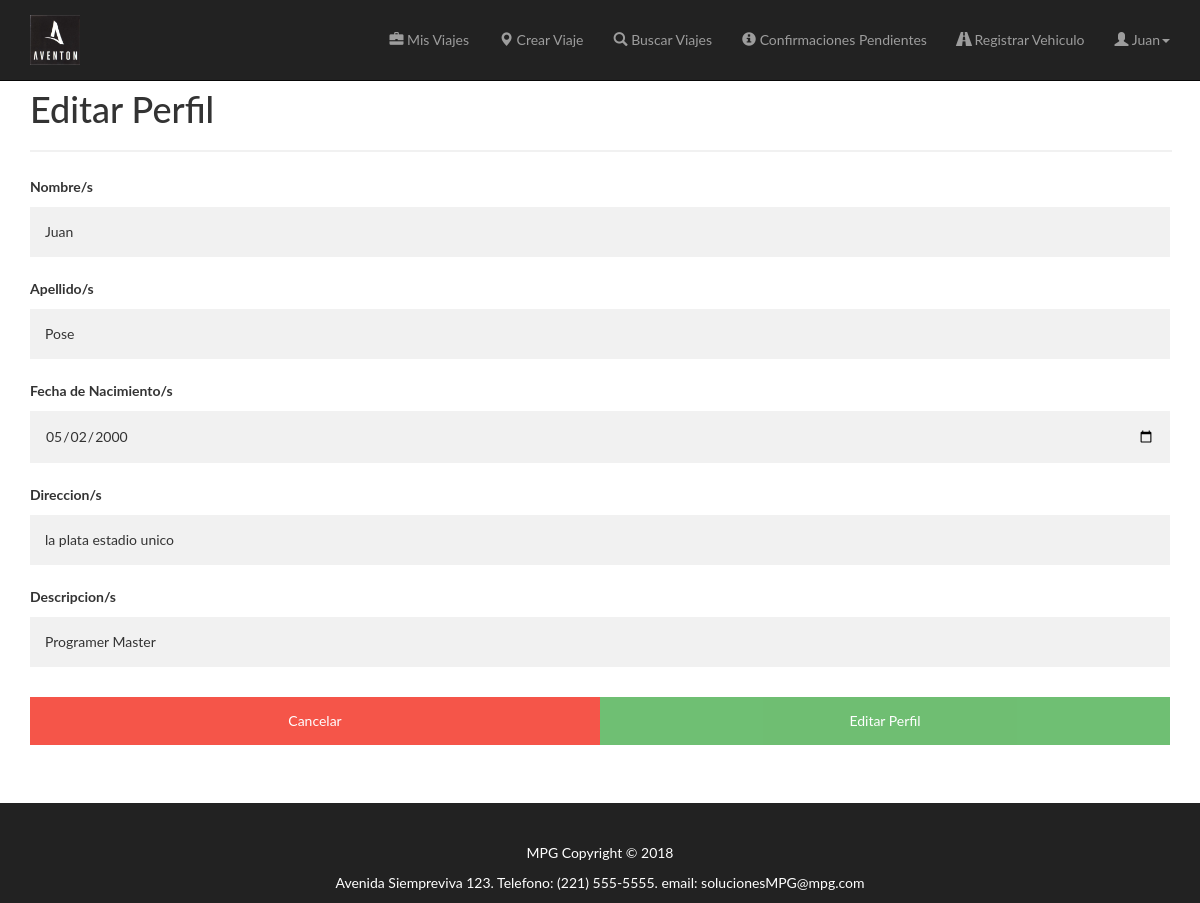
Screenshot of /formularioEditarPerfil.php (signed in) with the database file from the repository.
### tables this page shows
CREATE TABLE IF NOT EXISTS `usuarios` (
  `idUsuario` int(11) NOT NULL AUTO_INCREMENT,
  `email` varchar(45) DEFAULT NULL,
  `password` varchar(45) DEFAULT NULL,
  `nombre` varchar(45) DEFAULT NULL,
  `apellido` varchar(45) DEFAULT NULL,
  `fechaNac` date DEFAULT NULL,
  `direccion` varchar(45) DEFAULT NULL,
  `descripcion` varchar(45) DEFAULT NULL,
  `puntuacion` int(11) NOT NULL,
  `estado` int(11) DEFAULT NULL,
  PRIMARY KEY (`idUsuario`)
);

### consultas_bd.php (called while the page is built, shortened)
<?php
  function coneccion(){
    $db = new mysqli('localhost','root','','barudb');
    if($db->connect_errno){
      echo "Fallo al conectar a la Base de Datos!!" . $db->connect_errno;
      return 0;
    }else{
      $db->set_charset('utf8');
      return $db;}
  }
  function nombre_user($iduser){
    $db = coneccion();
    $sql = "SELECT u.nombre
            FROM usuarios as u
            WHERE idUsuario=$iduser
            ";
    $buscar = $db->query($sql);
    $valor = $buscar->fetch_assoc();
    return $valor;
  }
?>

### conexion.php (called while the page is built, shortened)
<?php
class conexion {
	function consultarABD($aConsulta){
  	$servername = "localhost";
  	$username = "root";
  	$password = "";
  	$dbname = "barudb";
  	$conn = mysqli_connect($servername, $username, $password, $dbname);
  	$result = $conn->query($aConsulta);
  	return $result;
	}
}
 ?>

### formularioEditarPerfil.php (the view, shortened to what this page needs)
<!DOCTYPE html>
<?php include "navbar.php";
include "conexion.php"; ?>
<html lang="en" dir="ltr">
  <head>
     <link rel="stylesheet" href="https://maxcdn.bootstrapcdn.com/bootstrap/3.3.7/css/bootstrap.min.css">
     <link rel="stylesheet" href="./css/styleexample.css">
  </head>
  <body>
    <?php generarNavbar(); ?>
<form action="editarPerfil.php" method="POST" name="f1" id="f1">
  <div class="container">
    <h1>Editar Perfil</h1>
    <hr>
    <?php
    $conn= new conexion();
    $id= $_SESSION['idUsuario'];
    $sql = "SELECT * FROM usuarios WHERE idUsuario = '$id'";
    $result = $conn->consultarABD($sql);
    $row = mysqli_fetch_assoc($result);
    $hola = $row["direccion"];
    $hola1 = $row["descripcion"];
    $nombre1 = $row["nombre"];
    $apellido1 = $row["apellido"];
    $fecha1 = $row["fechaNac"];
    echo "<label for=\"nombre\"><b>Nombre/s</b></label>";
    echo "<input type=\"text\" value=\"$nombre1\" name=\"name\" required>";
    echo "<label for=\"apellido\"><b>Apellido/s</b></label>";
    echo "<input type=\"text\" value=\"$apellido1\" name=\"apellido\" required>";
    echo "<label for=\"birth\"><b>Fecha de Nacimiento/s</b></label>";
    echo "<input type=\"date\" value=\"$fecha1\" id=\"nacimiento\" name=\"birth\" required>";
    echo "<label for=\"direccion\"><b>Direccion/s</b></label>";
    echo "<input type=\"text\" value=\"$hola\" name=\"direccion\" required>";
    echo "<label for=\"descripcion\"><b>Descripcion/s</b></label>";
    echo "<input type=\"text\" value=\"$hola1\" name=\"descripcion\" required>";
    ?>
    <div class="clearfix">
      <button type="button" onclick="volverAlPerfil()" class="button cancelar">Cancelar</button>
      <button type="button" onclick="mayor18()" class="button crearViaje">Editar Perfil</button>
    </div>
  </div>
</form>
<?php echo imprimir_footer(); ?>
  </body>
</html>

### navbar.php (shortened to what this page needs)
<?php
include "consultas_bd.php";
function generarNavbar()
{
if(isset($_SESSION["idUsuario"])){
  $nombre = nombre_user($_SESSION["idUsuario"]);
  echo "
  <div class='example3'>
    <nav class='navbar navbar-inverse navbar-fixed-top'>
      <div class='container'>
        <div class='navbar-header'>
          <button type='button' class='navbar-toggle collapsed' data-toggle='collapse' data-target='#navbar3'>
            <span class='sr-only'>Toggle navigation</span>
            <span class='icon-bar'></span>
            <span class='icon-bar'></span>
            <span class='icon-bar'></span>
          </button>
          <a class='navbar-brand' href='indexPrimario.php'><img src='aventonnegro.png'></a>
        </div>
        <div class='navbar-collapse collapse'>
          <ul id='ulnav' class='nav navbar-nav navbar-right'>
            <li><a href='index_mis_viajes.php'><span class='glyphicon glyphicon-briefcase'></span> Mis Viajes</a></li>
            <li><a href='#' onclick='comprobarCondiciones()'><span class='glyphicon glyphicon-map-marker'></span> Crear Viaje</a></li>
            <li><a href='busqueda.php'><span class='glyphicon glyphicon-search'></span> Buscar Viajes</a></li>
            <li><a href='detalle-viaje.php'><span class='glyphicon glyphicon-info-sign'></span> Confirmaciones Pendientes</a></li>
            <li><a href='formularioAltaVehiculo.php'><span class='glyphicon glyphicon-road'></span> Registrar Vehiculo</a></li>
            <li class='dropdown'>
              <a href='#' class='dropdown-toggle' data-toggle='dropdown' role='button' aria-expanded='false'><span class='glyphicon glyphicon-user'></span> ".$nombre['nombre']."<span class='caret'></span></a>
              <ul class='dropdown-menu' role='menu'>
                <li><a href='verPerfil.php'>Ver Perfil</a></li>
                <li><a href='cambiarContrasenaFormulario.php'>Cambiar Contraseña</a></li>
                <li><a href='cerrar-sesion.php'>Cerrar Sesion</a></li>
              </ul>
            </li>
          </ul>
        </div>
      </div>
    </nav>
  </div>
  ";
}
}
function imprimir_footer(){
  $salida = "
  <footer>
    <p>MPG Copyright &copy; 2018</p>
    <p>Avenida Siempreviva 123. Telefono: (221) 555-5555. email: solucionesMPG@mpg.com</p>
  </footer>
  ";
  return $salida;
}
?>

### css/styleexample.css (style rules this page uses)
html { position: relative; min-height: 100%; }
body { font-family: "Lato"; padding-top: 70px; margin: 0 auto 150px; }
footer { height: 100px; position: absolute; left: 0; bottom: 0; width: 100%; padding:40px; margin-top:20px; color: white; background-color:#222; text-align: center; }
.navbar-brand { padding: 0px; }
.navbar-brand>img { height: 100%; padding: 15px; width: auto; }
.example3 .navbar-brand { height: 80px; }
.example3 .nav >li >a { padding-top: 30px; padding-bottom: 30px; }
input[type=text],input[type=password],input[type=date],select,input[type=time],input[type=float],input[type=number] { width: 100%; padding: 15px; margin: 5px 0 22px 0; display: inline-block; border: none; background: #f1f1f1; }
hr { border: 1px solid #f1f1f1; margin-bottom: 25px; width: 100%; }
.button { background-color: #4CAF50; color: white; padding: 14px 20px; margin: 8px 0; border: none; cursor: pointer; width: 100%; opacity: 0.9; }
.crearViaje { opacity: 0.8; }
.cancelar { padding: 14px 20px; background-color: #f44336; }
.cancelar, .crearViaje { float: left; width: 50%; }

### rows the page displays
usuarios: nombre "Juan", name "Juan", apellido "Pose", birth "05/02/2000", direccion "la plata estadio unico", descripcion "Programer Master"
